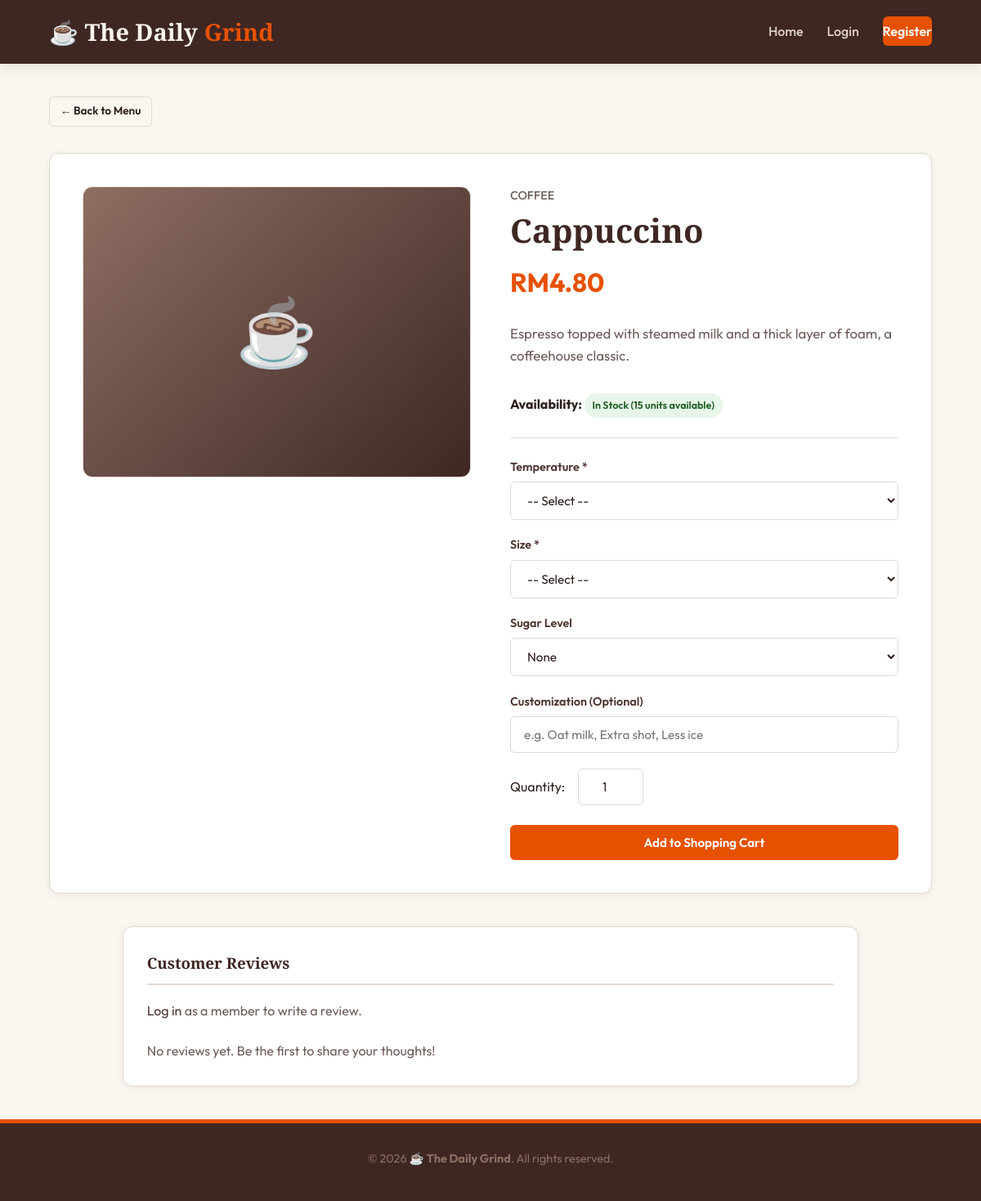
The page /product_detail.php?id=9 on the database its author committed.
### tables this page shows
CREATE TABLE `products` (
  `id` INT AUTO_INCREMENT PRIMARY KEY,
  `category_id` INT DEFAULT NULL,
  `name` VARCHAR(100) NOT NULL,
  `description` TEXT DEFAULT NULL,
  `price` DECIMAL(10, 2) NOT NULL,
  `stock` INT UNSIGNED DEFAULT 0,
  `created_at` TIMESTAMP DEFAULT CURRENT_TIMESTAMP,
  FOREIGN KEY (`category_id`) REFERENCES `categories` (`id`) ON DELETE SET NULL,
  INDEX `idx_products_name` (`name`)
);

CREATE TABLE `categories` (
  `id` INT AUTO_INCREMENT PRIMARY KEY,
  `name` VARCHAR(50) NOT NULL UNIQUE,
  `description` TEXT DEFAULT NULL
);

CREATE TABLE `product_option_groups` (
  `id` INT AUTO_INCREMENT PRIMARY KEY,
  `product_id` INT NOT NULL,
  `template_id` INT DEFAULT NULL,
  `name` VARCHAR(50) NOT NULL,
  `is_required` TINYINT(1) NOT NULL DEFAULT 1,
  FOREIGN KEY (`product_id`) REFERENCES `products` (`id`) ON DELETE CASCADE,
  FOREIGN KEY (`template_id`) REFERENCES `option_templates` (`id`) ON DELETE SET NULL
);

### includes/auth.php (called while the page is built, shortened)
<?php
function is_logged_in() {
    return isset($_SESSION['user_id']);
}
function is_admin() {
    return is_logged_in() && isset($_SESSION['user_role']) && $_SESSION['user_role'] === 'admin';
}
function is_member() {
    return is_logged_in() && isset($_SESSION['user_role']) && $_SESSION['user_role'] === 'member';
}
?>

### product_detail.php (the view, shortened to what this page needs)
<?php
require_once __DIR__ . '/includes/header.php';
$id = isset($_GET['id']) ? intval($_GET['id']) : 0;
$product = null;
if ($id > 0) {
    $stmt = $pdo->prepare("SELECT p.*, c.name as category_name,
                           (SELECT image_path FROM product_images WHERE product_id = p.id ORDER BY is_primary DESC, id ASC LIMIT 1) as primary_image
                           FROM products p
                           LEFT JOIN categories c ON p.category_id = c.id
                           WHERE p.id = ?");
    $stmt->execute([$id]);
    $product = $stmt->fetch();
    if ($product) {
        $option_groups_stmt = $pdo->prepare("SELECT id, name, is_required FROM product_option_groups WHERE product_id = ? ORDER BY id ASC");
        $option_groups_stmt->execute([$id]);
        $option_groups = $option_groups_stmt->fetchAll();
        $option_values_stmt = $pdo->prepare("SELECT id, group_id, label, price_delta FROM product_option_values WHERE group_id = ? ORDER BY id ASC");
        foreach ($option_groups as &$group) {
            $option_values_stmt->execute([$group['id']]);
            $group['values'] = $option_values_stmt->fetchAll();
        }
    }
}
$review_errors = [];
$reviews_stmt = $pdo->prepare("SELECT r.*, u.username FROM reviews r JOIN users u ON r.user_id = u.id WHERE r.product_id = ? ORDER BY r.created_at DESC");
$reviews_stmt->execute([$id]);
$reviews = $reviews_stmt->fetchAll();
$my_review = null;
?>
<div style="margin-bottom: 2rem;">
    <a href="index.php" class="btn btn-secondary btn-sm">&larr; Back to Menu</a>
</div>
<div class="detail-layout">
    <div>
        <div class="detail-img-container">
            <?php
            $photo_path = 'uploads/products/' . $product['primary_image'];
            if (!empty($product['primary_image']) && file_exists(__DIR__ . '/' . $photo_path)):
            ?>
                <img src="<?= htmlspecialchars($photo_path) ?>" class="detail-img" alt="<?= htmlspecialchars($product['name']) ?>">
            <?php else: ?>
                <div class="product-img-placeholder" style="position: static; height: 100%; font-size: 5rem;">☕</div>
            <?php endif; ?>
        </div>
    </div>
    <div class="detail-info">
        <span class="product-cat"><?= htmlspecialchars($product['category_name'] ?? 'Uncategorized') ?></span>
        <h1><?= htmlspecialchars($product['name']) ?></h1>
        <div class="detail-price">RM<?= number_format($product['price'], 2) ?></div>
        <p class="detail-desc"><?= htmlspecialchars($product['description']) ?></p>
        <div style="margin-bottom: 1.5rem;">
            <strong>Availability: </strong>
            <?php if ($product['stock'] == 0): ?>
                <span class="badge badge-cancelled">Temporarily Sold Out</span>
            <?php elseif ($product['stock'] <= 5): ?>
                <span class="badge badge-pending">Low Stock (Only <?= $product['stock'] ?> left!)</span>
            <?php else: ?>
                <span class="badge badge-active">In Stock (<?= $product['stock'] ?> units available)</span>
            <?php endif; ?>
        </div>
        <?php if (!is_admin()): ?>
            <form action="cart.php" method="POST" class="detail-action-form">
                <?php if ($product['stock'] > 0): ?>
                    <?php foreach ($option_groups as $group): ?>
                        <?php
                        $value_options = $group['is_required'] ? ['' => '-- Select --'] : ['' => 'None'];
                        foreach ($group['values'] as $value) {
                            $option_label = $value['price_delta'] > 0
                                ? $value['label'] . ' (+RM' . number_format($value['price_delta'], 2) . ')'
                                : $value['label'];
                            $value_options[$value['id']] = $option_label;
                        }
                        ?>
                        <?= html_select("options[{$group['id']}]", $value_options, '', $group['name'] . ($group['is_required'] ? ' *' : ''), [], $group['is_required'] ? ['required' => 'required'] : []) ?>
                    <?php endforeach; ?>
                    <div class="form-group">
                        <label for="field-customization">Customization (Optional)</label>
                        <input type="text" name="customization" id="field-customization" class="form-control" placeholder="e.g. Oat milk, Extra shot, Less ice">
                    </div>
                    <div class="quantity-picker">
                        <label for="quantity">Quantity:</label>
                        <input type="number" name="quantity" id="field-quantity" class="form-control" value="1" min="1" max="<?= $product['stock'] ?>" required>
                    </div>
                    <button type="submit" class="btn btn-accent btn-block">Add to Shopping Cart</button>
                <?php else: ?>
                    <div class="alert alert-danger" style="margin-top: 1rem; border-left: none; text-align: center;">
                        This item is currently out of stock and cannot be ordered.
                    </div>
                <?php endif; ?>
            </form>
        <?php endif; ?>
    </div>
</div>
<div class="admin-panel" style="max-width: 900px; margin: 2.5rem auto 0;">
    <h3>Customer Reviews</h3>
    <?php if (is_member()): ?>
        <form action="product_detail.php?id=<?= $id ?>" method="POST" novalidate style="margin-bottom: 2rem; padding-bottom: 1.5rem; border-bottom: 1px solid var(--border-color);">
            <input type="hidden" name="action" value="submit_review">
            <?php if (isset($review_errors['general'])): ?>
                <div class="alert alert-danger"><?= htmlspecialchars($review_errors['general']) ?></div>
            <?php endif; ?>
            <?= html_select('rating', [1 => '1 - Poor', 2 => '2 - Fair', 3 => '3 - Good', 4 => '4 - Very Good', 5 => '5 - Excellent'], $my_review['rating'] ?? 5, 'Your Rating', $review_errors) ?>
            <?= html_textarea('comment', $my_review['comment'] ?? '', 'Your Review (Optional)', 'Share your thoughts about this product...', $review_errors) ?>
            <button type="submit" class="btn btn-accent btn-sm"><?= $my_review ? 'Update My Review' : 'Submit Review' ?></button>
        </form>
    <?php elseif (!is_admin()): ?>
        <p style="color: var(--text-muted); margin-bottom: 1.5rem;">
            <a href="login.php">Log in</a> as a member to write a review.
        </p>
    <?php endif; ?>
    <?php if (empty($reviews)): ?>
        <p style="color: var(--text-muted);">No reviews yet. Be the first to share your thoughts!</p>
    <?php endif; ?>
</div>
<?php
require_once __DIR__ . '/includes/footer.php';
?>

### includes/html_helpers.php (shortened to what this page needs)
<?php
function html_error($errors, $field) {
    return '';
}
function html_select($name, $options = [], $selected_value = '', $label = '', $errors = [], $attributes = []) {
    $err_class = isset($errors[$name]) ? 'input-error' : '';
    $attrs_str = '';
    foreach ($attributes as $key => $val_attr) {
        $attrs_str .= ' ' . htmlspecialchars($key) . '="' . htmlspecialchars($val_attr) . '"';
    }
    $html = '<div class="form-group">';
    if ($label) {
        $html .= '<label for="field-' . htmlspecialchars($name) . '">' . htmlspecialchars($label) . '</label>';
    }
    $html .= '<select name="' . htmlspecialchars($name) . '" id="field-' . htmlspecialchars($name) . '" class="form-control ' . $err_class . '"' . $attrs_str . '>';
    foreach ($options as $val => $text) {
        $selected = ($val == $selected_value) ? ' selected' : '';
        $html .= '<option value="' . htmlspecialchars($val) . '"' . $selected . '>' . htmlspecialchars($text) . '</option>';
    }
    $html .= '</select>';
    $html .= html_error($errors, $name);
    $html .= '</div>';
    return $html;
}
?>

### assets/css/style.css (style rules this page uses)
:root { --primary: #4E342E; --primary-dark: #3E2723; --primary-light: #8D6E63; --accent: #E65100; --accent-hover: #D84315; --bg-cream: #FAF6F0; --bg-white: #FFFFFF; --text-main: #2C1E1B; --text-muted: #6D5C59; --border-color: #E2D9D2; --success: #2E7D32; --danger: #C62828; --warning: #EF6C00; --shadow-sm: 0 2px 8px rgba(78, 52, 46, 0.08); --shadow-md: 0 4px 16px rgba(78, 52, 46, 0.12); --shadow-lg: 0 10px 30px rgba(78, 52, 46, 0.18); --radius-sm: 6px; --radius-md: 12px; --radius-lg: 20px; --transition: all 0.3s cubic-bezier(0.4, 0, 0.2, 1); }
* { box-sizing: border-box; margin: 0; padding: 0; }
body { font-family: 'Outfit', sans-serif; background-color: var(--bg-cream); color: var(--text-main); line-height: 1.6; display: flex; flex-direction: column; min-height: 100vh; }
h1, h2, h3, h4, h5, h6 { font-family: 'Playfair Display', serif; font-weight: 700; color: var(--primary-dark); }
a { color: var(--primary); text-decoration: none; transition: var(--transition); }
.form-group { margin-bottom: 1.2rem; display: flex; flex-direction: column; gap: 0.4rem; }
.form-group label { font-weight: 600; font-size: 0.9rem; color: var(--primary); }
.form-control { width: 100%; padding: 0.75rem 1rem; font-family: 'Outfit', sans-serif; font-size: 0.95rem; color: var(--text-main); background-color: var(--bg-white); border: 1px solid var(--border-color); border-radius: var(--radius-sm); outline: none; transition: var(--transition); }
.btn { display: inline-flex; align-items: center; justify-content: center; padding: 0.75rem 1.5rem; font-family: 'Outfit', sans-serif; font-size: 0.95rem; font-weight: 600; border: none; border-radius: var(--radius-sm); cursor: pointer; transition: var(--transition); gap: 0.5rem; }
.btn-accent { background-color: var(--accent); color: var(--bg-white); }
.btn-secondary { background-color: transparent; border: 1px solid var(--border-color); color: var(--text-main); }
.btn-sm { padding: 0.4rem 0.8rem; font-size: 0.85rem; }
.btn-block { display: flex; width: 100%; }
.product-img-placeholder { position: absolute; top: 0; left: 0; width: 100%; height: 100%; display: flex; align-items: center; justify-content: center; font-size: 3rem; background: linear-gradient(135deg, var(--primary-light), var(--primary-dark)); color: var(--bg-cream); transition: var(--transition); }
.product-cat { font-size: 0.8rem; color: var(--text-muted); font-weight: 500; text-transform: uppercase; margin-bottom: 0.4rem; }
.detail-layout { display: grid; grid-template-columns: 1fr 1fr; gap: 3rem; background-color: var(--bg-white); padding: 2.5rem; border-radius: var(--radius-md); box-shadow: var(--shadow-sm); border: 1px solid var(--border-color); }
.detail-img-container { border-radius: var(--radius-md); overflow: hidden; border: 1px solid var(--border-color); aspect-ratio: 4/3; background-color: #EFEBE9; }
.detail-info { display: flex; flex-direction: column; justify-content: center; }
.detail-info .product-cat { font-size: 0.9rem; margin-bottom: 0.6rem; }
.detail-info h1 { font-size: 2.5rem; margin-bottom: 1rem; line-height: 1.1; }
.detail-price { font-size: 2rem; font-weight: 700; color: var(--accent); margin-bottom: 1.5rem; }
.detail-desc { color: var(--text-muted); margin-bottom: 2rem; font-size: 1.05rem; }
.detail-action-form { border-top: 1px solid var(--border-color); padding-top: 1.5rem; }
.quantity-picker { display: flex; align-items: center; gap: 1rem; margin-bottom: 1.5rem; }
.quantity-picker input { width: 80px; text-align: center; }
.admin-panel { background-color: var(--bg-white); border: 1px solid var(--border-color); border-radius: var(--radius-md); padding: 1.8rem; box-shadow: var(--shadow-sm); }
.admin-panel h3 { margin-bottom: 1.2rem; padding-bottom: 0.6rem; border-bottom: 2px solid var(--border-color); }
.badge { display: inline-block; padding: 0.3rem 0.6rem; font-size: 0.78rem; font-weight: 600; border-radius: 50px; text-align: center; }
.badge-active { background-color: #E8F5E9; color: #1B5E20; }

### rows shown on the page
products: category.name "COFFEE", name "Cappuccino", price "4.80", description "Espresso topped with steamed milk and a thick layer of foam, a coffeehouse classic.", stock "15"
product_option_groups: label "Temperature *"
product_option_groups: label "Size *"
product_option_groups: name "Sugar Level"

### other values the page prints
form field value "-- Select --"
form field value "None"
